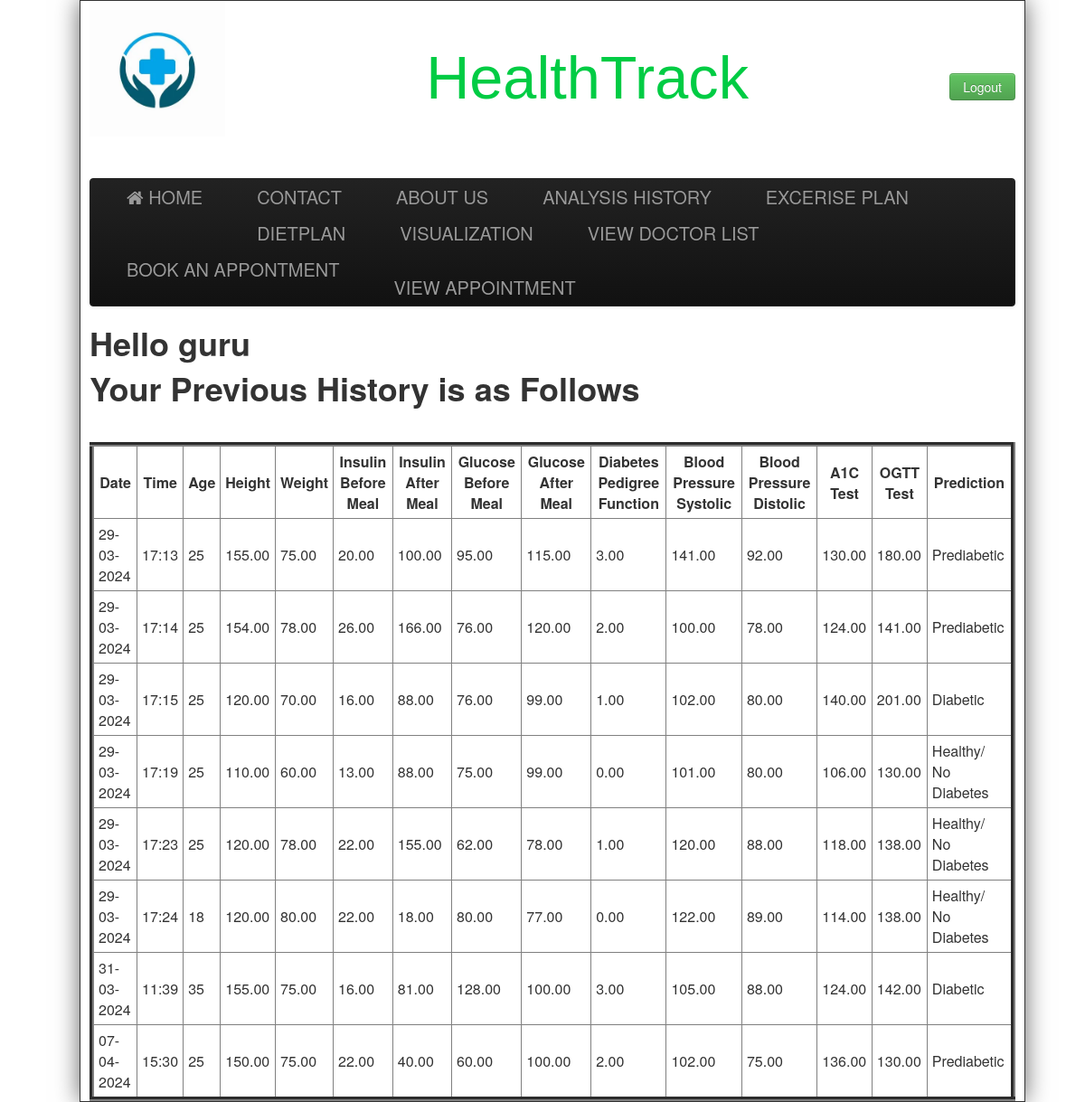
The app's page /display.php (signed in) with its own data.
### tables this page shows
CREATE TABLE `diabetes` (
  `Age` int(6) NOT NULL,
  `Height` double(6,2) NOT NULL,
  `Weight` double(6,2) NOT NULL,
  `Insulin1` double(6,2) NOT NULL,
  `Insulin2` double(6,2) NOT NULL,
  `Glucose1` double(6,2) NOT NULL,
  `Glucose2` double(6,2) NOT NULL,
  `Diabetes Pedigree Function` double(6,2) NOT NULL,
  `Blood_Pressure1` double(6,2) NOT NULL,
  `Blood_Pressure2` double(6,2) NOT NULL,
  `Hameglobin_A1C_Test` double(6,2) NOT NULL,
  `Oral_Glucose_Tolerance_Test` double(6,2) NOT NULL,
  `Prediction` varchar(255) NOT NULL,
  `username` varchar(255) NOT NULL,
  `date` varchar(255) NOT NULL,
  `time` varchar(255) NOT NULL
);

### display.php (the view, shortened to what this page needs)
<html>
<head>
	<link href="css/bootstrap.min.css" rel="stylesheet" ></link>
	<link href="css/bootstrap.css" rel="stylesheet" ></link>
	<link href="css/Default.css" rel="stylesheet" >	</link>
	<link rel="stylesheet" type="text/css" href="https://stackpath.bootstrapcdn.com/font-awesome/4.7.0/css/font-awesome.min.css"></link>
	<link href="https://stackpath.bootstrapcdn.com/font-awesome/4.7.0/css/font-awesome.min.css" rel="stylesheet"></link>
</head>
<body>
<div class="wrap">
		<div class="header">
			<div style="float:left;width:150px;">
				<img src="images/logo2.jpg"/>
			</div>
			<div>
				<div style="float:right; font-size:20px;margin-top:20px;">
				<?php
			 if(isset($_SESSION['name']))
			 {
			 echo "<b>Welcome,</b>".$_SESSION['name']."&nbsp;&nbsp;&nbsp;<a href=\"logout.php\" class=\"btn btn-info\">Logout</a>";
			 }
			 else
			 {
			 ?><br><br><br>
			     <a href="index2.php?logout='1'" class="btn btn-success" >Logout</a>
			<?php } ?>
			</div>
			<div id="heading">
				<a href="#" id="title">HealthTrack</a>
			</div>
			</div>
		</div><br><br>
		<div class="navbar navbar-inverse">
			<div class="navbar-inner">
				<div class="container" >
				<a class="brand" href="index.php" ><i class="fa fa-home" aria-hidden="true"></i>&nbsp;HOME</a>
				<a class="brand" href="contact2.php">CONTACT</a>
				<a class="brand" href="about2.php">ABOUT US </a>
				<a class="brand" href="display.php" >ANALYSIS HISTORY</a>
				<a class="brand" href="excerise.php">EXCERISE PLAN</a>
				<a class="brand" href="diet.php">DIETPLAN</a>
				<a class="brand" href="visualization.php">VISUALIZATION</a>
				<a class="brand" href="viewdoc2.php">VIEW DOCTOR LIST </a>
				<a class="brand" href="booking.php">BOOK AN APPONTMENT </a>
				<a class="brand" href="booking.php"> </a>
				<a class="brand" href="booking.php"> </a>
				<a class="brand" href="booking.php"> </a>
				<a class="brand" href="booking.php"> </a>
				<a class="brand" href="booking.php"> </a>
				<a class="brand" href="booking.php"> </a>
				<a class="brand" href="booking.php"> </a>
				<a class="brand" href="booking.php"> </a>
				<a class="brand" href="viewbooking.php">VIEW APPOINTMENT </a>
				</div>
			</div>
		</div>
<?php  if (isset($_SESSION['username'])) : ?>
			<h1><p>Hello <strong><?php echo $_SESSION['username']; ?></strong></p></h1>
		<?php endif ?>
<?php
include("connection.php");
$name= $_SESSION['username'];
$query="SELECT * FROM DIABETES where username='$name'";
$data=mysqli_query($conn,$query);
$total=mysqli_num_rows($data);
if($total !=0)
{
	?>
	<h1> Your Previous History is as Follows</h1> <br>
	<table border='5' cellpadding='5' cellspacing="5" >
		<tr>
			<th>Date </th>
			<th>Time </th>
			<th> Age </th>
			<th>Height</th>
			<th>Weight</th>
			<th>Insulin Before Meal</th>
			<th>Insulin After Meal</th>
			<th>Glucose Before Meal</th>
			<th>Glucose After Meal</th>
			<th>Diabetes Pedigree Function</th>
			<th>Blood Pressure Systolic</th>
			<th>Blood Pressure Distolic</th>
			<th>A1C Test </th>
			<th>OGTT Test</th>
			<th>Prediction</th>
		</tr>
	<?php
	while($result=mysqli_fetch_assoc($data))
	{
		echo "<tr>
			<td>".$result['date']."</td>
			<td>".$result['time']."</td>
			<td>".$result['Age']."</td>
			<td>".$result['Height']."</td>
			<td>".$result['Weight']."</td>
			<td>".$result['Insulin1']."</td>
			<td>".$result['Insulin2']."</td>
			<td>".$result['Glucose1']."</td>
			<td>".$result['Glucose2']."</td>
			<td>".$result['Diabetes Pedigree Function']."</td>
			<td>".$result['Blood_Pressure1']."</td>
			<td>".$result['Blood_Pressure2']."</td>
			<td>".$result['Hameglobin_A1C_Test']."</td>
			<td>".$result['Oral_Glucose_Tolerance_Test']."</td>
			<td>".$result['Prediction']."</td>
		</tr>";
	}
}
?>
</table>

### css/Default.css (style rules this page uses)
body { width:100%; background-image:url(C:\xampp\htdocs\RNGClinic\images\back.jpg); }
.header { height: 156px; padding: 0; font-size: 14px; width:100%; }
.wrap { position:absolute; width:1024px; background-color:#FFFFFF; padding:0 10px; border:solid 1px; -o-box-shadow: 10px 10px 5px #888; -moz-box-shadow: 10px 10px 5px #888; -webkit-box-shadow: 10px 10px 5px #888; box-shadow: 0px 0px 25px #666; }
#heading { text-align:center; font-size:50pt; font-family:verdana,helvetica,arial,sans-serif; color:#993366; padding-top:35pt; line-height:normal; }
.navbar .brand { padding:10px 40px 10px; }

### display.php (style rules this page uses)
#title { color: #00cc44; }

### records on screen
diabetes: date "29-03-2024", time "17:13", Age "25", Height "155.00", Weight "75.00", Insulin1 "20.00", Insulin2 "100.00", Glucose1 "95.00", Glucose2 "115.00", Diabetes Pedigree Function "3.00", Blood_Pressure1 "141.00", Blood_Pressure2 "92.00", Hameglobin_A1C_Test "130.00", Oral_Glucose_Tolerance_Test "180.00", Prediction "Prediabetic"
diabetes: date "29-03-2024", time "17:14", Age "25", Height "154.00", Weight "78.00", Insulin1 "26.00", Insulin2 "166.00", Glucose1 "76.00", Glucose2 "120.00", Diabetes Pedigree Function "2.00", Blood_Pressure1 "100.00", Blood_Pressure2 "78.00", Hameglobin_A1C_Test "124.00", Oral_Glucose_Tolerance_Test "141.00", Prediction "Prediabetic"
diabetes: date "29-03-2024", time "17:15", Age "25", Height "120.00", Weight "70.00", Insulin1 "16.00", Insulin2 "88.00", Glucose1 "76.00", Glucose2 "99.00", Diabetes Pedigree Function "1.00", Blood_Pressure1 "102.00", Blood_Pressure2 "80.00", Hameglobin_A1C_Test "140.00", Oral_Glucose_Tolerance_Test "201.00", Prediction "Diabetic"
diabetes: date "29-03-2024", time "17:19", Age "25", Height "110.00", Weight "60.00", Insulin1 "13.00", Insulin2 "88.00", Glucose1 "75.00", Glucose2 "99.00", Diabetes Pedigree Function "0.00", Blood_Pressure1 "101.00", Blood_Pressure2 "80.00", Hameglobin_A1C_Test "106.00", Oral_Glucose_Tolerance_Test "130.00", Prediction "Healthy/ No Diabetes"
diabetes: date "29-03-2024", time "17:23", Age "25", Height "120.00", Weight "78.00", Insulin1 "22.00", Insulin2 "155.00", Glucose1 "62.00", Glucose2 "78.00", Diabetes Pedigree Function "1.00", Blood_Pressure1 "120.00", Blood_Pressure2 "88.00", Hameglobin_A1C_Test "118.00", Oral_Glucose_Tolerance_Test "138.00", Prediction "Healthy/ No Diabetes"
diabetes: date "29-03-2024", time "17:24", Age "18", Height "120.00", Weight "80.00", Insulin1 "22.00", Insulin2 "18.00", Glucose1 "80.00", Glucose2 "77.00", Diabetes Pedigree Function "0.00", Blood_Pressure1 "122.00", Blood_Pressure2 "89.00", Hameglobin_A1C_Test "114.00", Oral_Glucose_Tolerance_Test "138.00", Prediction "Healthy/ No Diabetes"
diabetes: date "31-03-2024", time "11:39", Age "35", Height "155.00", Weight "75.00", Insulin1 "16.00", Insulin2 "81.00", Glucose1 "128.00", Glucose2 "100.00", Diabetes Pedigree Function "3.00", Blood_Pressure1 "105.00", Blood_Pressure2 "88.00", Hameglobin_A1C_Test "124.00", Oral_Glucose_Tolerance_Test "142.00", Prediction "Diabetic"
diabetes: date "07-04-2024", time "15:30", Age "25", Height "150.00", Weight "75.00", Insulin1 "22.00", Insulin2 "40.00", Glucose1 "60.00", Glucose2 "100.00", Diabetes Pedigree Function "2.00", Blood_Pressure1 "102.00", Blood_Pressure2 "75.00", Hameglobin_A1C_Test "136.00", Oral_Glucose_Tolerance_Test "130.00", Prediction "Prediabetic"

### other values on screen
$_SESSION['username'] "guru"
